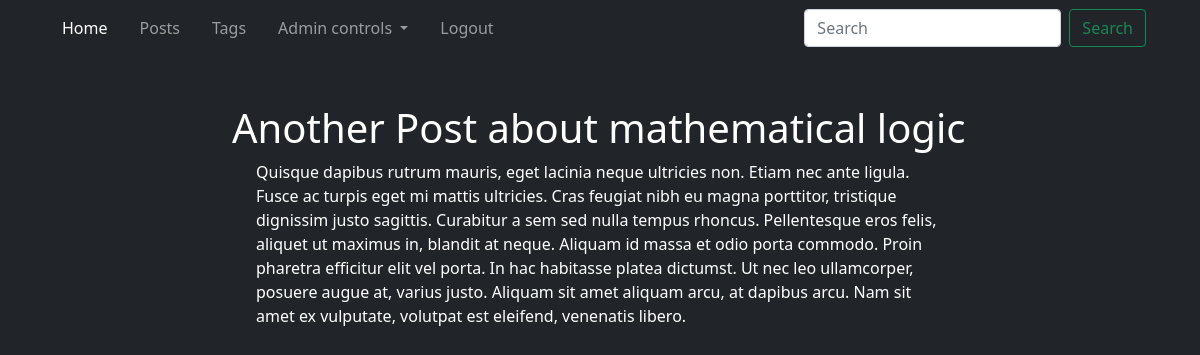
Page /posts/another-postabout-mathematical-logic (signed in) on the committed database.
### models.py (models this page shows, shortened)
class Post(database.Model):
  id = database.Column(database.Integer, primary_key=True)
  title = database.Column(database.String(256))
  slug = database.Column(database.String(256), unique=True)
  body = database.Column(database.Text)
  creation_date = database.Column(database.DateTime, default=datetime.now())
  tags = database.relationship(
    'Tag', secondary=post_tag_relation_database, backref=database.backref('posts'), lazy='dynamic'
  )

### posts/posts_blueprint.py (the view)
@posts.route('/<slug>')
def display_post_details(slug):
  return render_template(
    'posts/display_post_details.html',
    post=Post.query.filter(Post.slug == slug).first()
  )

### posts/templates/posts/display_post_details.html (shortened to what this page needs)
{% extends 'base.html' %}
{% block content %}
  <h1>{{ post.title }}</h1>
  <div class="container">
    {{ post.body }}
  </div>
{% endblock %}

### rows in the picture
Post: title "Another Post about mathematical logic", body "Quisque dapibus rutrum mauris, eget lacinia neque ultricies non. Etiam nec ante ligula. Fusce ac turpis eget mi mattis ultricies. Cras feugiat nibh eu magna porttitor, tristique dignissim justo sagittis. Curabitur a sem sed nulla tempus rhoncus. Pellentesque eros felis, aliquet ut maximus in, blandit at neque. Aliquam id massa et odio porta commodo. Proin pharetra efficitur elit vel porta. In hac habitasse platea dictumst. Ut nec leo ullamcorper, posuere augue at, varius justo. Aliquam sit amet aliquam arcu, at dapibus arcu. Nam sit amet ex vulputate, volutpat est eleifend, venenatis libero."
